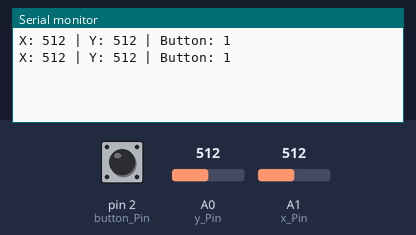
Simulated run of this sketch. Board: Arduino Uno, built with avr-gcc and run on an emulated ATmega328P. On the bench: the last lines printed to the serial monitor. Inputs (shaded band) come from the test bench; at power-on: A0 (y_Pin) = 512, A1 (x_Pin) = 512, pin 2 (button_Pin) HIGH.

Above: at 1.8 s.
1.9 s: A0 (y_Pin) set to 716
At 2.7 s:
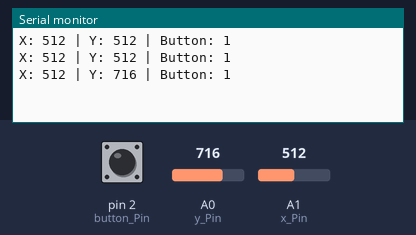
3.4 s: A1 (x_Pin) set to 716
At 4.7 s:
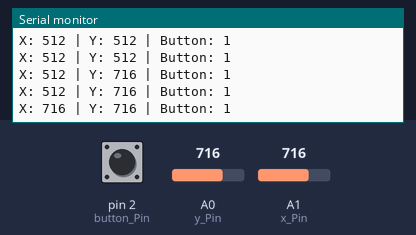
4.9 s: pin 2 (button_Pin) pulled LOW for 1.2 s
At 5.8 s:
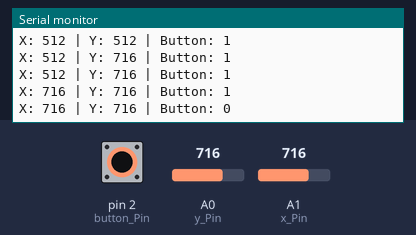
7.6 s: A0 (y_Pin) set to 900
At 8.7 s:
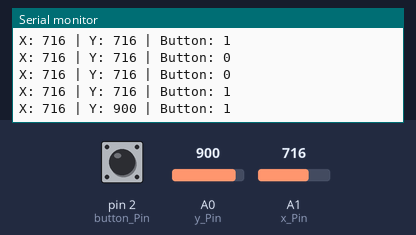
9.1 s: A1 (x_Pin) set to 900
At 9.1 s:
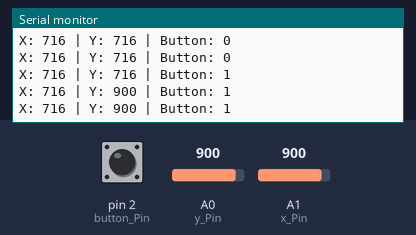
10.6 s: pin 2 (button_Pin) pulled LOW for 1.2 s
At 11.8 s:
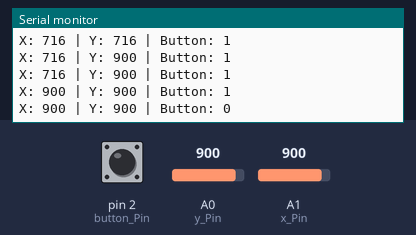
Timing chart, 0 to 13.6 s (numbered marks = the images above; inputs shaded):
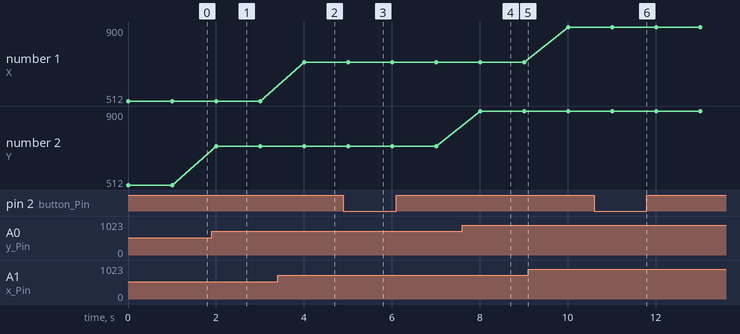

Measured:
- after the input at 1.9 s, the serial monitor: prints a new line after 0.10 s (image 1)
- after the input at 3.4 s, the serial monitor: prints a new line after 0.60 s (image 2)
- after the input at 4.9 s, the serial monitor: prints a new line after 0.10 s (image 3)
- after the input at 7.6 s, the serial monitor: prints a new line after 0.41 s (image 4)
- after the input at 10.6 s, the serial monitor: prints a new line after 0.41 s (image 6)
- plotted number 2: 512 → 716 after the input at 1.9 s, 716 → 900 after the input at 7.6 s

The sketch:

YT_Uno_Joystick.ino
```cpp
/*
 * Wiring :
 *    Jostick Pin     |   Arduino Pin
 * ====================================
 *    GND             |   GND
 *    +5V             |   5V
 *    VRX             |   A0
 *    VRY             |   A1
 *    SW              |   D2
 */

int button_Pin = 2;
int x_Pin = A1;
int y_Pin = A0;

int x_Position = 0;
int y_Position = 0;
int buttonState = 0;

void setup() {
  Serial.begin(115200);
  pinMode(x_Pin, INPUT);
  pinMode(y_Pin, INPUT);
  pinMode(button_Pin, INPUT_PULLUP);
}

void loop() {
  x_Position = analogRead(x_Pin);
  y_Position = analogRead(y_Pin);
  buttonState = digitalRead(button_Pin);

  Serial.print("X: ");Serial.print(x_Position);
  Serial.print(" | Y: ");Serial.print(y_Position);
  Serial.print(" | Button: ");Serial.println(buttonState);

  delay(1000);
}
```
